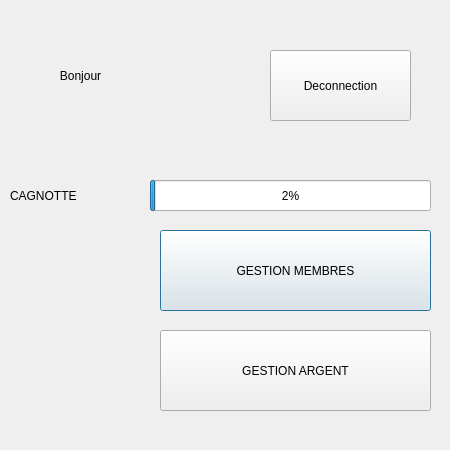
<?xml version="1.0" encoding="UTF-8"?>
<ui version="4.0">
 <class>AffBudget</class>
 <widget class="QDialog" name="AffBudget">
  <property name="geometry">
   <rect>
    <x>0</x>
    <y>0</y>
    <width>450</width>
    <height>450</height>
   </rect>
  </property>
  <property name="windowTitle">
   <string>Dialog</string>
  </property>
  <widget class="QProgressBar" name="progressBar">
   <property name="geometry">
    <rect>
     <x>150</x>
     <y>180</y>
     <width>281</width>
     <height>31</height>
    </rect>
   </property>
   <property name="value">
    <number>2</number>
   </property>
  </widget>
  <widget class="QLabel" name="label">
   <property name="geometry">
    <rect>
     <x>10</x>
     <y>180</y>
     <width>171</width>
     <height>31</height>
    </rect>
   </property>
   <property name="text">
    <string>CAGNOTTE</string>
   </property>
  </widget>
  <widget class="QPushButton" name="pushButton">
   <property name="geometry">
    <rect>
     <x>160</x>
     <y>230</y>
     <width>271</width>
     <height>81</height>
    </rect>
   </property>
   <property name="text">
    <string>GESTION MEMBRES</string>
   </property>
  </widget>
  <widget class="QPushButton" name="pushButton_2">
   <property name="geometry">
    <rect>
     <x>160</x>
     <y>330</y>
     <width>271</width>
     <height>81</height>
    </rect>
   </property>
   <property name="text">
    <string>GESTION ARGENT</string>
   </property>
  </widget>
  <widget class="QLabel" name="nom">
   <property name="geometry">
    <rect>
     <x>30</x>
     <y>100</y>
     <width>91</width>
     <height>31</height>
    </rect>
   </property>
   <property name="text">
    <string/>
   </property>
   <property name="alignment">
    <set>Qt::AlignCenter</set>
   </property>
  </widget>
  <widget class="QLabel" name="prenom">
   <property name="geometry">
    <rect>
     <x>30</x>
     <y>140</y>
     <width>91</width>
     <height>31</height>
    </rect>
   </property>
   <property name="text">
    <string/>
   </property>
   <property name="alignment">
    <set>Qt::AlignCenter</set>
   </property>
  </widget>
  <widget class="QLabel" name="imageShareCount">
   <property name="geometry">
    <rect>
     <x>-10</x>
     <y>220</y>
     <width>171</width>
     <height>211</height>
    </rect>
   </property>
   <property name="text">
    <string/>
   </property>
  </widget>
  <widget class="QLabel" name="label_2">
   <property name="geometry">
    <rect>
     <x>30</x>
     <y>60</y>
     <width>101</width>
     <height>31</height>
    </rect>
   </property>
   <property name="text">
    <string>Bonjour</string>
   </property>
   <property name="alignment">
    <set>Qt::AlignCenter</set>
   </property>
  </widget>
  <widget class="QPushButton" name="pushButton_3">
   <property name="geometry">
    <rect>
     <x>270</x>
     <y>50</y>
     <width>141</width>
     <height>71</height>
    </rect>
   </property>
   <property name="text">
    <string>Deconnection</string>
   </property>
  </widget>
 </widget>
 <resources/>
 <connections/>
</ui>
